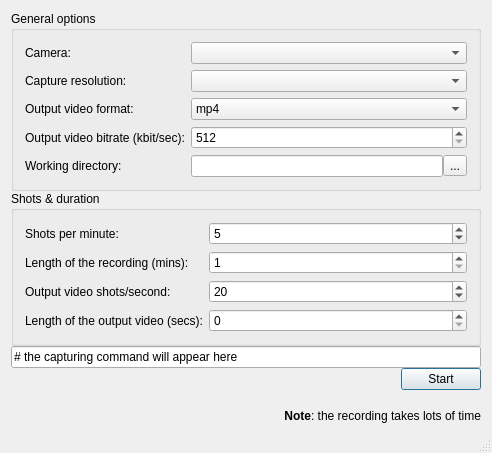
<?xml version="1.0" encoding="UTF-8"?>
<ui version="4.0">
 <class>Dialog</class>
 <widget class="QDialog" name="Dialog">
  <property name="geometry">
   <rect>
    <x>0</x>
    <y>0</y>
    <width>492</width>
    <height>453</height>
   </rect>
  </property>
  <property name="windowTitle">
   <string>Timelapse video creator</string>
  </property>
  <property name="sizeGripEnabled">
   <bool>true</bool>
  </property>
  <layout class="QVBoxLayout" name="verticalLayout_3">
   <property name="spacing">
    <number>0</number>
   </property>
   <item>
    <widget class="QGroupBox" name="groupBox">
     <property name="title">
      <string>General options</string>
     </property>
     <layout class="QFormLayout" name="formLayout">
      <item row="0" column="0">
       <widget class="QLabel" name="label_2">
        <property name="text">
         <string>Camera:</string>
        </property>
       </widget>
      </item>
      <item row="0" column="1">
       <widget class="QComboBox" name="camera"/>
      </item>
      <item row="1" column="0">
       <widget class="QLabel" name="label_3">
        <property name="text">
         <string>Capture resolution:</string>
        </property>
       </widget>
      </item>
      <item row="1" column="1">
       <widget class="QComboBox" name="captureSize"/>
      </item>
      <item row="2" column="0">
       <widget class="QLabel" name="label_4">
        <property name="text">
         <string>Output video format:</string>
        </property>
       </widget>
      </item>
      <item row="2" column="1">
       <widget class="QComboBox" name="videoFormat">
        <item>
         <property name="text">
          <string>mp4</string>
         </property>
        </item>
        <item>
         <property name="text">
          <string>avi</string>
         </property>
        </item>
        <item>
         <property name="text">
          <string>mpg</string>
         </property>
        </item>
       </widget>
      </item>
      <item row="3" column="0">
       <widget class="QLabel" name="label_5">
        <property name="text">
         <string>Output video bitrate (kbit/sec):</string>
        </property>
       </widget>
      </item>
      <item row="3" column="1">
       <widget class="QSpinBox" name="videoBitrate">
        <property name="minimum">
         <number>512</number>
        </property>
        <property name="maximum">
         <number>5120</number>
        </property>
        <property name="singleStep">
         <number>8</number>
        </property>
       </widget>
      </item>
      <item row="4" column="0">
       <widget class="QLabel" name="label_10">
        <property name="text">
         <string>Working directory:</string>
        </property>
       </widget>
      </item>
      <item row="4" column="1">
       <layout class="QHBoxLayout" name="horizontalLayout_2" stretch="100,0">
        <property name="spacing">
         <number>0</number>
        </property>
        <item>
         <widget class="QLineEdit" name="workingDir"/>
        </item>
        <item>
         <widget class="QToolButton" name="wdchooser">
          <property name="text">
           <string>...</string>
          </property>
         </widget>
        </item>
       </layout>
      </item>
     </layout>
    </widget>
   </item>
   <item>
    <widget class="QGroupBox" name="groupBox_2">
     <property name="title">
      <string>Shots &amp;&amp; duration</string>
     </property>
     <layout class="QFormLayout" name="formLayout_2">
      <item row="0" column="0">
       <widget class="QLabel" name="label">
        <property name="text">
         <string>Shots per minute:</string>
        </property>
       </widget>
      </item>
      <item row="0" column="1">
       <widget class="QSpinBox" name="shotsPerMinute">
        <property name="minimum">
         <number>1</number>
        </property>
        <property name="maximum">
         <number>120</number>
        </property>
        <property name="value">
         <number>5</number>
        </property>
       </widget>
      </item>
      <item row="1" column="0">
       <widget class="QLabel" name="label_6">
        <property name="text">
         <string>Length of the recording (mins):</string>
        </property>
       </widget>
      </item>
      <item row="1" column="1">
       <widget class="QSpinBox" name="recLength">
        <property name="minimum">
         <number>1</number>
        </property>
        <property name="maximum">
         <number>2880</number>
        </property>
       </widget>
      </item>
      <item row="2" column="0">
       <widget class="QLabel" name="label_7">
        <property name="text">
         <string>Output video shots/second:</string>
        </property>
       </widget>
      </item>
      <item row="2" column="1">
       <widget class="QSpinBox" name="outputFps">
        <property name="minimum">
         <number>1</number>
        </property>
        <property name="maximum">
         <number>50</number>
        </property>
        <property name="value">
         <number>20</number>
        </property>
       </widget>
      </item>
      <item row="3" column="0">
       <widget class="QLabel" name="label_8">
        <property name="text">
         <string>Length of the output video (secs):</string>
        </property>
       </widget>
      </item>
      <item row="3" column="1">
       <widget class="QSpinBox" name="outputLength"/>
      </item>
     </layout>
    </widget>
   </item>
   <item>
    <widget class="QLineEdit" name="cmdOutput">
     <property name="text">
      <string># the capturing command will appear here</string>
     </property>
    </widget>
   </item>
   <item>
    <layout class="QHBoxLayout" name="horizontalLayout">
     <item>
      <spacer name="horizontalSpacer">
       <property name="orientation">
        <enum>Qt::Horizontal</enum>
       </property>
       <property name="sizeHint" stdset="0">
        <size>
         <width>40</width>
         <height>20</height>
        </size>
       </property>
      </spacer>
     </item>
     <item>
      <widget class="QPushButton" name="pushButton">
       <property name="text">
        <string>Start</string>
       </property>
      </widget>
     </item>
    </layout>
   </item>
   <item>
    <widget class="QLabel" name="label_9">
     <property name="text">
      <string>&lt;b&gt;Note&lt;/b&gt;: the recording takes lots of time</string>
     </property>
     <property name="scaledContents">
      <bool>false</bool>
     </property>
     <property name="alignment">
      <set>Qt::AlignRight|Qt::AlignTrailing|Qt::AlignVCenter</set>
     </property>
    </widget>
   </item>
  </layout>
 </widget>
 <layoutdefault spacing="6" margin="11"/>
 <resources/>
 <connections/>
</ui>
